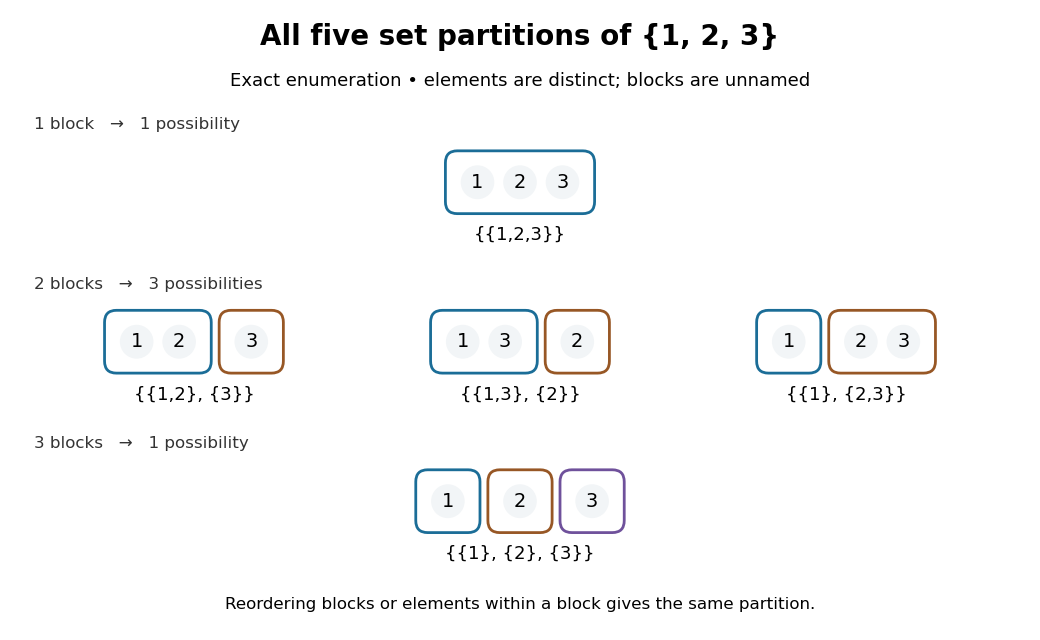

This chart was generated by the following Python code:
"""Draw an exact enumeration, not measured data. Python 3.14 / Matplotlib 3.10.

Run from _media; outlines and colours separate blocks but do not label them.
"""

from itertools import product
from pathlib import Path

import matplotlib.pyplot as plt
from matplotlib.patches import Circle, FancyBboxPatch


def enumerate_partitions(n):
    """Enumerate canonical restricted-growth words independently of S(n,k)."""
    if n == 0:
        return [()]
    partitions = []
    for word in product(range(n), repeat=n):
        if word[0] != 0:
            continue
        if any(word[i] > 1 + max(word[:i]) for i in range(1, n)):
            continue
        partitions.append(tuple(
            tuple(i + 1 for i, label in enumerate(word) if label == j)
            for j in range(max(word) + 1)
        ))
    return partitions


def draw_partition(ax, partition, x, y):
    colours = ["#1b6d97", "#975725", "#6f519b"]
    widths = [0.43 * len(block) + 0.17 for block in partition]
    total = sum(widths) + 0.13 * (len(widths) - 1)
    cursor = x - total / 2
    for block, width, colour in zip(partition, widths, colours):
        ax.add_patch(FancyBboxPatch(
            (cursor, y - 0.29), width, 0.58,
            boxstyle="round,pad=0.025,rounding_size=0.12",
            linewidth=2, edgecolor=colour, facecolor="white",
        ))
        for j, element in enumerate(block):
            px = cursor + 0.30 + 0.43 * j
            ax.add_patch(Circle((px, y), 0.17, facecolor="#f2f5f7", edgecolor="none"))
            ax.text(px, y, str(element), ha="center", va="center", fontsize=14)
        cursor += width + 0.13
    notation = "{" + ", ".join("{" + ",".join(map(str, b)) + "}" for b in partition) + "}"
    ax.text(x, y - 0.53, notation, ha="center", va="center", fontsize=13)


def main():
    partitions = enumerate_partitions(3)
    assert len(partitions) == 5
    assert [sum(len(p) == k for p in partitions) for k in (1, 2, 3)] == [1, 3, 1]
    fig, ax = plt.subplots(figsize=(10.4, 6.4), dpi=100, facecolor="white")
    fig.subplots_adjust(left=0.025, right=0.975, bottom=0.03, top=0.98)
    ax.set(xlim=(0, 10), ylim=(0, 6.1))
    ax.axis("off")
    ax.text(5, 5.78, "All five set partitions of {1, 2, 3}", ha="center", fontsize=20, weight="bold")
    ax.text(5, 5.37, "Exact enumeration • elements are distinct; blocks are unnamed", ha="center", fontsize=13)
    for k, y in [(1, 4.4), (2, 2.8), (3, 1.2)]:
        row = [p for p in partitions if len(p) == k]
        label = (f"{k} block" + ("s" if k > 1 else "") + f"   →   {len(row)} "
                 + ("possibility" if len(row) == 1 else "possibilities"))
        ax.text(0.08, y + 0.53, label, fontsize=12, color="#333333")
        positions = [5] if len(row) == 1 else [1.7, 5, 8.3]
        for p, x in zip(row, positions):
            draw_partition(ax, p, x, y)
    ax.text(5, 0.12, "Reordering blocks or elements within a block gives the same partition.", ha="center", fontsize=12)
    fig.savefig(Path(__file__).with_suffix('.png').name, facecolor="white", transparent=False)
    plt.close(fig)


if __name__ == "__main__":
    main()
